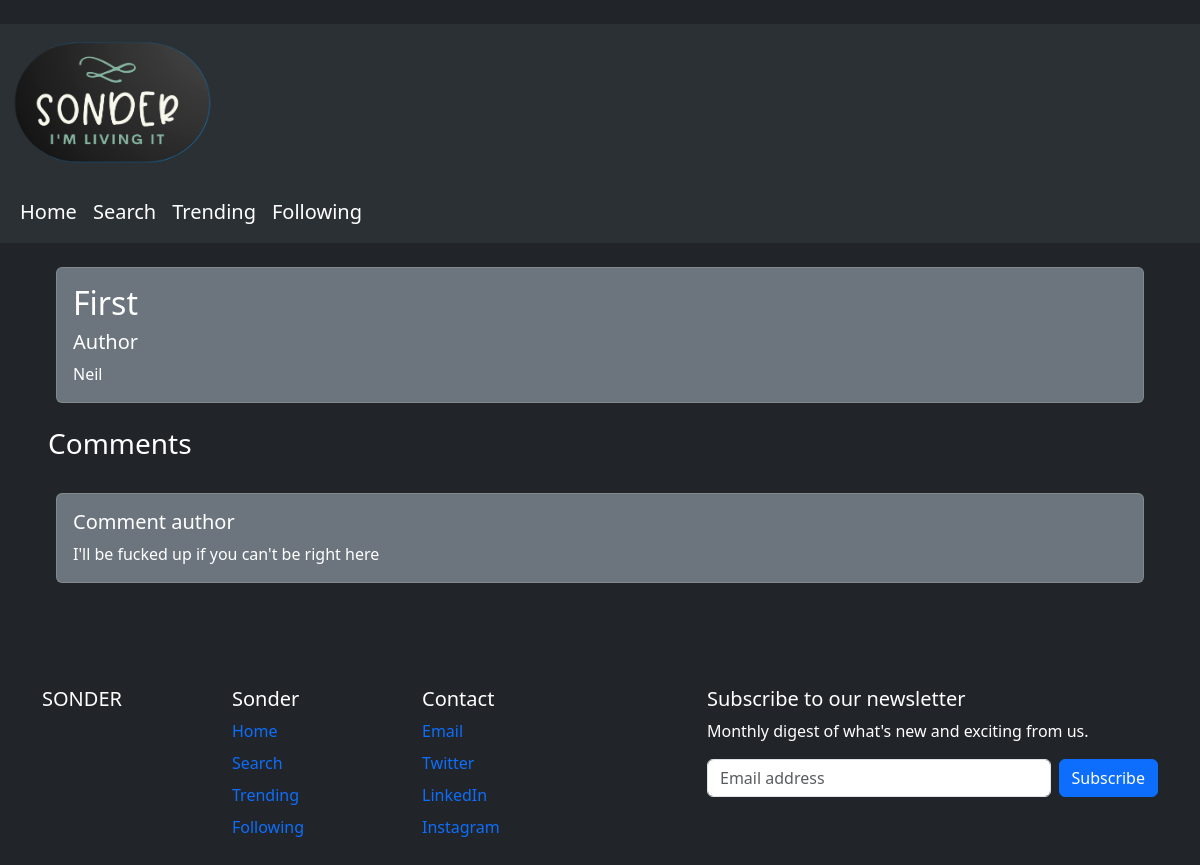
The page /1 on the database its author committed.
### tables this page shows
CREATE TABLE posts (
    id INTEGER PRIMARY KEY AUTOINCREMENT,
    created TIMESTAMP NOT NULL DEFAULT CURRENT_TIMESTAMP,
    title TEXT NOT NULL,
    content TEXT NOT NULL
);

CREATE TABLE comments (
    comment_id INTEGER PRIMARY KEY AUTOINCREMENT,
    created TIMESTAMP NOT NULL DEFAULT CURRENT_TIMESTAMP,
    post_id INTEGER NOT NULL,
    content TEXT NOT NULL
);

### app.py (the view)
@app.route('/<int:postId>')
def viewPost(postId):
    post = getPost(postId)
    comments = getComments(postId)
    return render_template('blogpost.html', posts=post, comments=comments)

### app.py (called while the page is built)
def get_db_connection():
    conn = sqlite3.connect('database.db')
    conn.row_factory = sqlite3.Row
    return conn

def getPost(postId):
    conn = get_db_connection()
    post = conn.execute('SELECT * FROM posts WHERE id = ?', (postId,)).fetchone()
    conn.close()
    if post is None:
        abort(404)
    return post

def getComments(postId):
    conn = get_db_connection()
    comments = conn.execute('SELECT * FROM comments WHERE post_id = ?', (postId,)).fetchall()
    conn.close()
    if comments is None:
        return {}
    return comments

### templates/blogpost.html (shortened to what this page needs)
{% extends 'base.html' %}
{% block body %}
      <div class="d-grid gap-3">
        <div class="p-2 bg-dark text-white mx-5 mt-3" data-bs-theme="dark">
            <div class="card bg-secondary text-white" data-bs-theme = "dark">
                <div class="card-body">
                  <h2 class="card-title">{{posts.title}}</h2>
                  <h5> Author </h5>
                  <p class="card-text">{{posts.content}}</p>
                </div>
              </div>
        </div>
        <div><h3 class = "text-white mx-5">Comments</h3></div>
        {%for comment in comments%}
        <div class="p-2 bg-dark text-white mx-5" data-bs-theme="dark">
            <div class="card bg-secondary text-white" data-bs-theme = "dark">
                <div class="card-body">
                  <h5> Comment author </h5>
                  <p class="card-text">{{comment.content}}</p>
                </div>
              </div>
        </div>
        {% endfor %}
      </div>
{% endblock %}

### rows shown on the page
posts: title "First", content "Neil"
comments: content "I'll be fucked up if you can't be right here"
